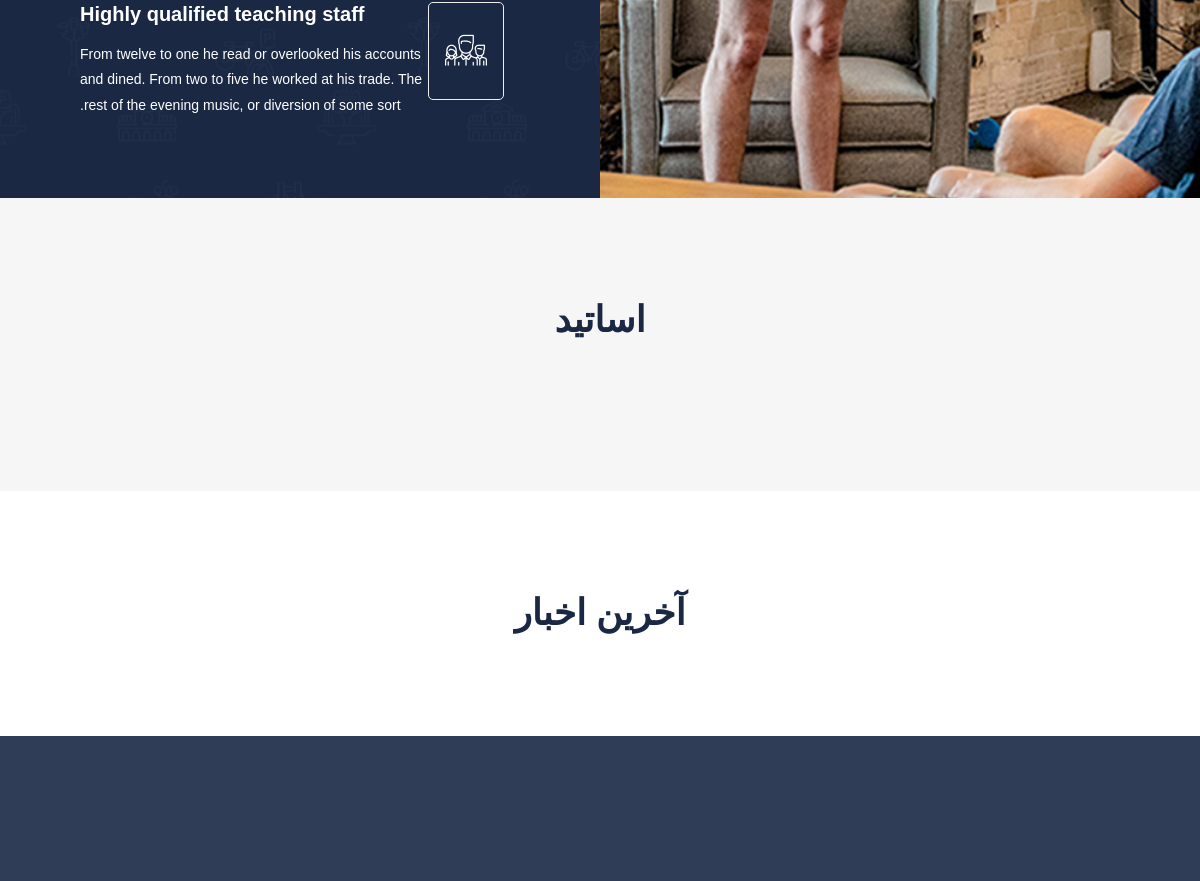
The app's page / (middle part), older data.
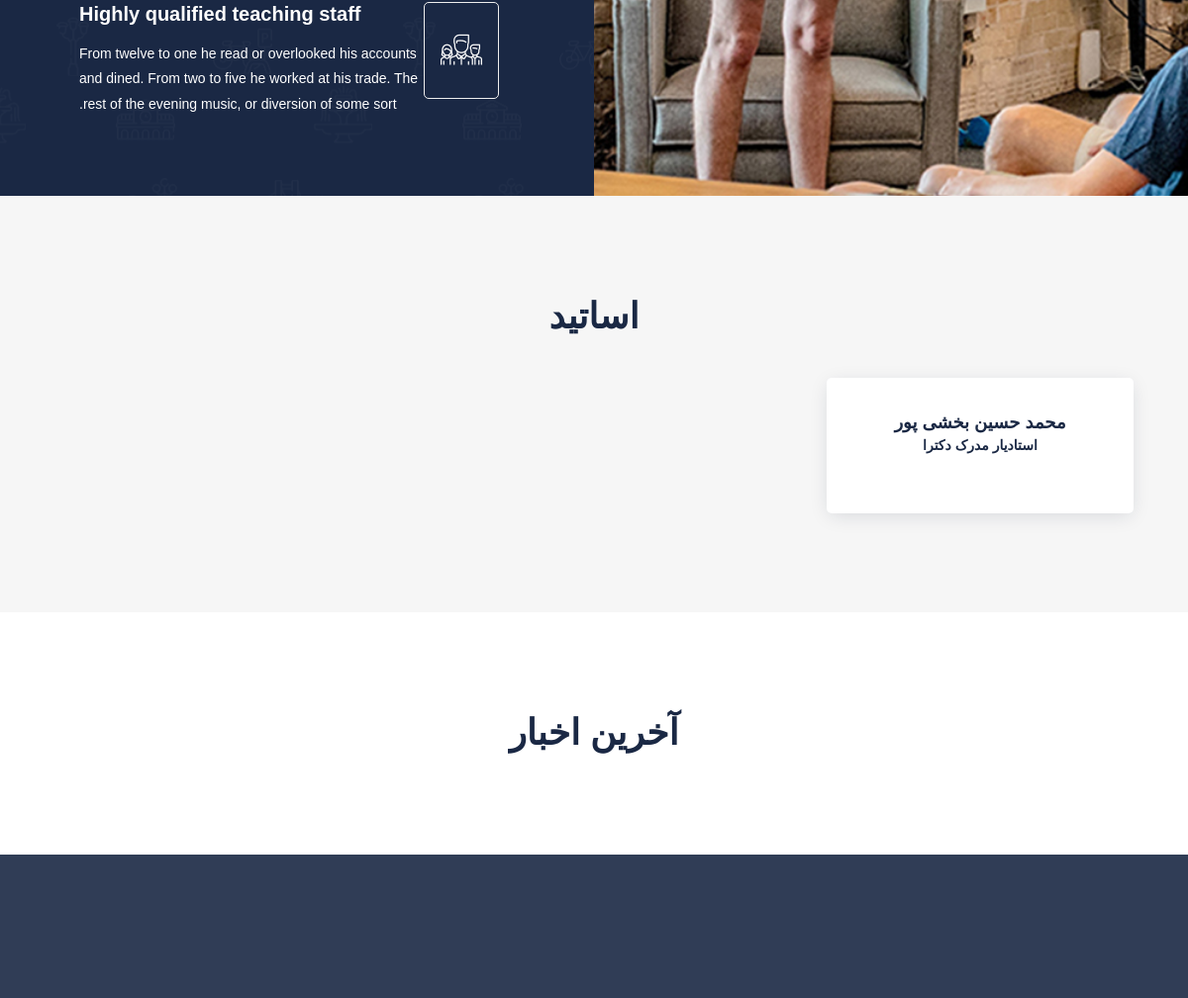
The same page, newer data.
### teacher/models.py (models this page shows, shortened)
class Teacher(models.Model):
    full_name = models.CharField(max_length=255, null=False, blank=False)
    avatar = models.ImageField(null=True, blank=True, upload_to='media/teacher_avatar/')
    description = models.TextField(null=True, blank=True)
    content = RichTextField()

### core/views.py (the view)
# urls.py: path('', views.Index, name="index"),
@require_http_methods(["GET"])
def Index(request: HttpRequest):
    blogs = Blog.objects.filter(is_public=True)[:4]
    teachers = Teacher.objects.all()[:4]
    context = {
        "blogs": blogs,
        "teachers": teachers
        }
    template = "index.html"
    return render(request, template, context)

### templates/index.html (shortened to what this page needs)
{% include './header.html' %}
    <section class="bg-dark">
      <div class="container-fluid">
        <div class="row no-guuters">
          <div
            class="col-lg-6 bg-holder d-none d-lg-block"
            style="background-image: url(templates/img/05.jpg)"
          ></div>
          <div
            class="col-lg-6 px-4 px-md-5 px-lg-6 py-6 px-lg-6"
            style="background-image: url(templates/img/about/pattern.png)"
          >
            <div class="media">
              <i
                class="
                  flaticon-team-1
                  mr-3
                  fa-3x
                  text-white
                  border border-white border-radius
                  p-3
                  mb-0
                  font-weight-normal
                "
              ></i>
              <div class="media-body">
                <h5 class="mt-0 mb-3">Highly qualified teaching staff</h5>
                <p class="text-white mb-0">
                  From twelve to one he read or overlooked his accounts and
                  dined. From two to five he worked at his trade. The rest of
                  the evening music, or diversion of some sort.
                </p>
              </div>
            </div>
          </div>
        </div>
      </div>
    </section>
    <section class="space-ptb bg-light">
      <div class="container">
        <div class="row justify-content-center">
          <div class="col-lg-8 col-md-10 text-center">
            <div class="section-title">
              <h2>اساتید</h2>
            </div>
          </div>
        </div>
        <div class="row">
        {%for teacher in teachers%}
          <div class="col-lg-4 col-md-4 col-sm-6 mb-4 mb-md-0">
            <div class="team">
              <div class="team-img">
              </div>
              <div class="team-info">
                <a
                  href="/teacher/{{teacher.id}}"
                  class="team-name"
                  >{{teacher.full_name}}</a
                >
                <p class="team-leader">{{teacher.description}}</p>
              </div>
            </div>
          </div>
        {%endfor%}
        </div>
      </div>
    </section>
    <section class="space-ptb position-relative">
      <div class="container">
        <div class="row justify-content-center">
          <div class="col-lg-7 col-md-10 text-center">
            <div class="section-title">
              <h2 class="title">آخرین اخبار</h2>
            </div>
          </div>
        </div>
      </div>
    </section>
{% include './footer.html' %}

### templates/header.html (shortened to what this page needs)
<!DOCTYPE html>
<html lang="en">
  <head>
    <link href="templates/css/css2" rel="stylesheet" />
    <link rel="stylesheet" href="templates/css/all.min.css" />
    <link rel="stylesheet" href="templates/css/flaticon.css" />
    <link rel="stylesheet" href="templates/css/bootstrap.min.css" />
    <link rel="stylesheet" href="templates/css/select2.css" />
    <link rel="stylesheet" href="templates/css/owl.carousel.min.css" />
    <link rel="stylesheet" href="templates/css/magnific-popup.css" />
    <link rel="stylesheet" href="templates/css/swiper.min.css" />
    <link rel="stylesheet" href="templates/css/animate.min.css" />
    <link rel="stylesheet" href="templates/css/style.css" />
  </head>
  <body>
  </body>
</html>

### templates/footer.html (shortened to what this page needs)
    <footer
      class="space-pt bg-overlay-black-90 bg-holder footer mt-n5">
      <div class="container pt-5">
      </div>
    </footer>
  </body>
</html>

Row changes from the older to the newer data that the page shows:
added Teacher: full_name "محمد حسین بخشی پور", description "استادیار مدرک دکترا"
